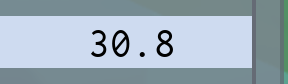

Recreate this plot in Python.

import pyautogui as pag
import time
import os
import tkinter
import move
import sys
import cv2
from PIL import ImageGrab, Image
import numpy as np
import imagesearch
import loadsettings
import subprocess
import tkinter as tk
import tty
from tkinter import ttk
import backpack
from webhook import webhook
import webbrowser
import reset
import _darwinmouse as mouse
import ast
import getHaste
from datetime import datetime
import matplotlib.pyplot as plt
import random
from matplotlib.colors import from_levels_and_colors
from matplotlib.collections import LineCollection
import math
from pynput.keyboard import Key, Controller
import pynput
from pynput.mouse import Button
import Quartz.CoreGraphics as CG
import struct
import reset
from ocrpy import customOCR
keyboard = Controller()
mouse = pynput.mouse.Controller()
#import easyocr
def roblox():
    cmd = """
    osascript -e 'activate application "Roblox"' 
    """
    os.system(cmd)
    time.sleep(1)
def loadRes():
    outdict =  {}
    with open('save.txt') as f:
        lines = f.read().split("\n")
    f.close()
    for s in lines:
        l = s.replace(" ","").split(":")
        if l[1].isdigit():
            l[1] = int(l[1])
        outdict[l[0]] = l[1]
    return outdict

roblox()
savedata = loadRes()
ww = savedata['ww']
wh = savedata['wh']


def openSettings():
    savedat = loadRes()
    mw, mh = pag.size()
    ww = savedat['ww']
    wh = savedat['wh']
    ysm = loadsettings.load('multipliers.txt')['y_screenshot_multiplier']
    xsm = loadsettings.load('multipliers.txt')['x_screenshot_multiplier']
    
    promoCode = ''.join([x[1] for x in customOCR(0,wh/7,ww/3,wh/8)]).lower()
    if not "code" in promoCode:
        mouse.position = (mw/5.5*xsm, mh/8.4*ysm)
        mouse.click(Button.left, 1)
        promoCode = ''.join([x[1] for x in customOCR(0,wh/7,ww/3,wh/8)]).lower()
        if not "code" in promoCode:
            mouse.click(Button.left, 1)
    mouse.position = (mw/5, mh/3)
    time.sleep(1)
    for _ in range(5):
        pag.scroll(-10000)
    time.sleep(0.5)
    for _ in range(2):
        pag.scroll(200)
    pag.scroll(100)
    for _ in range(10):
        statData = customOCR(0,wh/7,ww/7,wh/2)
        statNames = ''.join([x[1] for x in statData]).lower()
        if 'speed'in statNames:
            break
        pag.scroll(200)
    else:
        return
    time.sleep(1)
    check = customOCR(0,0,ww/7,wh)
    for i, e in enumerate(check):
        if 'speed' in e[1]:
            movespeedInfo = e
    print(movespeedInfo)
    coords = movespeedInfo[0]
    start,_,end,_ = coords
    x,y, = start[0],start[1]-20
    h = end[1] - y+40
    
    im = pag.screenshot(region=(ww/8,y,ww/8,h))
    im.save('test.png')
    loadsettings.save("msh",h,"multipliers.txt")
    loadsettings.save("msy",y,"multipliers.txt")

def getHaste():
    msh = loadsettings.load('multipliers.txt')['msh']
    msy = loadsettings.load('multipliers.txt')['msy']
    text = ''.join(x[1] for x in customOCR(ww/8,msy,ww/8,msh))
    print(text)
    
openSettings()
getHaste()
#im = pag.screenshot(region=(0,wh/7,ww/7,wh/1.3))
#im.save('test.png')
'''

times = []
start = time.time()
for _ in range(5):
    start = time.time()
    move.press(",")
    move.press("e")
    time.sleep(0.8)
    pag.keyDown("w")
    move.press("space")
    move.press("space")
    time.sleep(9)
    pag.keyUp("w")
    move.press("space")
    times.append(time.time()-start)
print(sum(times)/len(times))
'''

'''
# For both Python 2.7 and Python 3.x
from PIL import Image
img_data = b'iVBORw0KGgoAAAANSUhEUgAAAJ8AAAAWAQMAAADkatyzAAAABlBMVEUAAAAbKjWMzP1VAAAAAXRSTlMAQObYZgAAAdlJREFUeAEBzgEx/gD4AAAAAAAAAAAAAAAAAAAAAAAAAAD+BgAAAAAADAAAAAHgDAAAAEAAAAD/BgAAAAB+DAAAAAH+DAAAAEAAAACBhgAAAACCDAAAAAECDAAAAEAAAACBhgAAAAGADAAAAAEDDAAAAEAAAACBhjBAAAGADB8MDAEDDB8MAfAAJgCBBjBB8AEADAGEDAEDDAGP4fD4PAD/BjBCCAEADACECAH+DACMEEEEMAD+BjBCCAEADACGGAHgDACMEEEEIAD/BjBD+AEADB+CEAEADB+MEEH8IACBhjBH/AEADCCCEAEADCCMEEP+IACAhjBGAAGADCCDMAEADCCMEEMAIACAhhBCAAGADCCBIAEADCCMEEEAIACBhhBCAACCDCCB4AEADCCMEEEAIAD/Bg/B8AB+DB+AwAEADB+MEHD4IAD4BgAAAAAADAAAwAEADAAMEAAAIAAAAAAAAAAAAAAAwAAAAAAAAAAAAAAAAAAAAAAAAAAAgAAAAAAAAAAAAAAAAAAAAAAAAAABgAAAAAAAAAAAAAAAAAAAAAAAAAABAAAAAAAAAAAAAAAAAAAAAAAAAAABAAAAAAAAAAAAAAAAAAAAAAAAAAADAAAAAAAAAAAAAFzEPdK0OEUMAAAAAElFTkSuQmCC'
import base64
with open("imageToSave.png", "wb") as fh:
    fh.write(base64.decodebytes(img_data))
c = Image.open("imageToSave.png")
d = c.resize((1000,700), resample=Image.BOX)
d.show()

'''


